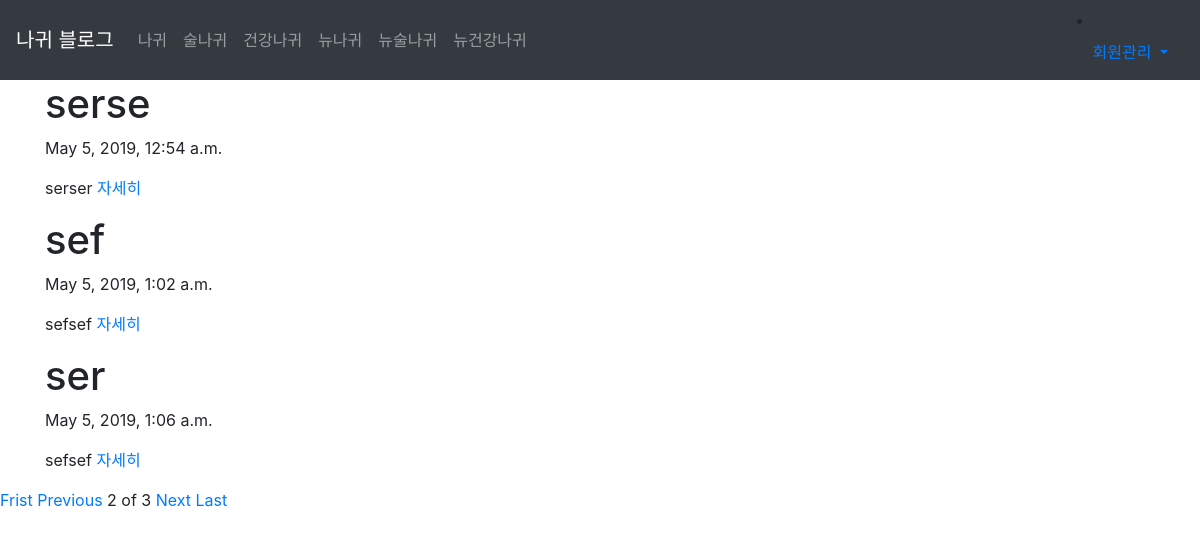
Before: /health/?health_page=2 with the older database file.
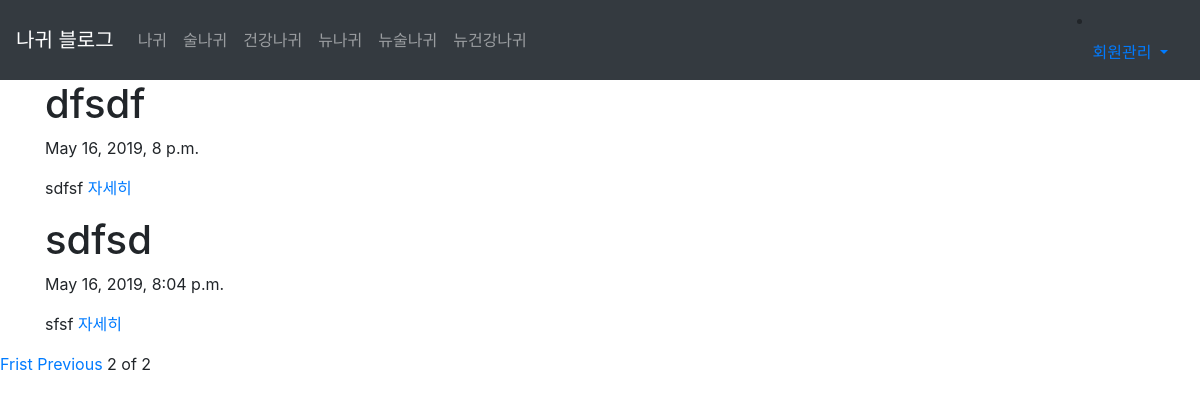
After: the same page with the newer database file.
### board/models.py (models this page shows, shortened)
class Health(models.Model):
    title = models.CharField(max_length=50)
    pub_date = models.DateTimeField('date published')
    body = models.TextField()
    name = models.CharField(max_length=50)
    def summary(self):
        return self.body[:30]

### board/views.py (the view)
# urls.py: path('health/', views.health, name = "health"),
def health(request):
    healths = Health.objects
    health_list = Health.objects.all()
    health_paginator = Paginator(health_list,3)
    health_page = request.GET.get('health_page')
    health_posts = health_paginator.get_page(health_page)
    return render(request,'health.html',{'healths':healths,'health_posts':health_posts})

### board/templates/health.html (shortened to what this page needs)
{% extends 'base.html' %}
{% block contents %}
      {% for health in health_posts %}
          <div class="container">
              <h1>{{health.title}}</h1>
              <p>{{health.pub_date}}</p>
              <p>{{health.summary}} <a href="{% url 'board:detail_health' health.id %}">자세히</a></p>
          </div>
      {%endfor%}
      <div class ="contaiver">
        {%if health_posts.has_previous%}
        <a href="?health_page=1">Frist</a>
        <a href="?health_page={{health_posts.previous_page_number}}">Previous</a>
        {%endif%}
        <span>{{health_posts.number}}</span>
        <span>of</span>
        <span>{{health_posts.paginator.num_pages}}</span>
        {%if health_posts.has_next%}
        <a href="?health_page={{health_posts.next_page_number}}">Next</a>
        <a href="?health_page={{health_posts.paginator.num_pages}}">Last</a>
        {%endif%}
      </div>
{% endblock %}

Changed rows visible on the page:
removed Health: title "serse", pub_date "May 5, 2019, 12:54 a.m.", summary "serser"
removed Health: title "sef", pub_date "May 5, 2019, 1:02 a.m.", summary "sefsef"
removed Health: title "ser", pub_date "May 5, 2019, 1:06 a.m.", summary "sefsef"
added Health: title "dfsdf", pub_date "May 16, 2019, 8 p.m.", summary "sdfsf"
added Health: title "sdfsd", pub_date "May 16, 2019, 8:04 p.m.", summary "sfsf"
Other visible differences:
{{ health_posts.paginator.num_pages }}: "3" → "2"
text no longer shown: "Next Last"
